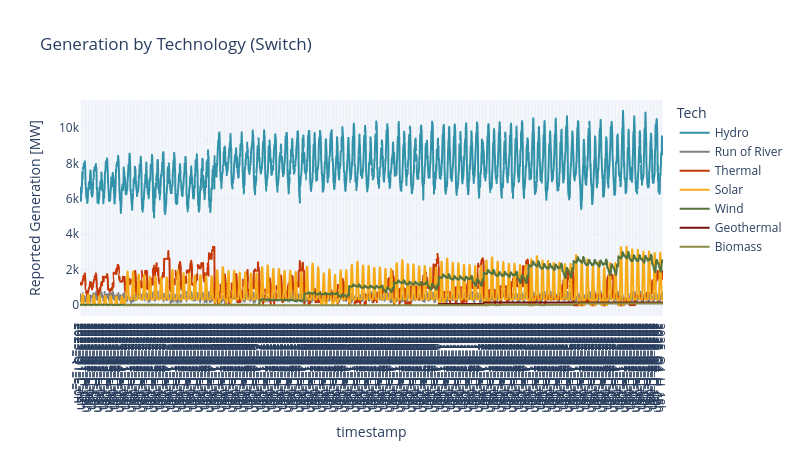

This figure's notebook cell:
### Markdown cell above
### 3.4.4 Dispatch by Technology Switch

### Code cell
gen_disp = dispatch_sw.copy()
# Add Timepoints
gen_disp = pd.merge(gen_disp, timepoints, on='timestamp', how='inner')
# Sort by timepoints to sort timestamps as well
gen_disp = gen_disp.sort_values(by='timepoints_x')
gen_disp.rename(columns={'timepoints_x': 'timepoints'}, inplace=True)

# Change values on gen_tech to match Switch output
gen_disp['gen_tech'] = gen_disp['gen_tech'].replace(parse_tech)
# Replace prefix 'labor_' by 'L_' and 'holidays_' by 'H_'
gen_disp['timestamp'] = gen_disp['timestamp'].str.replace('labor_', 'L_')
gen_disp['timestamp'] = gen_disp['timestamp'].str.replace('holidays_', 'H_')

gen_disp['Tech'] = gen_disp['gen_tech']

sw.dispatch.plot_line(gen_disp, 'Generation by Technology (Switch)', {'DispatchGen_MW': 'Reported Generation [MW]'})

### Figure 1 — Plotly figure (JSON) as saved in the notebook; plotly's stock layout.template omitted (floating-point values rounded to 4 significant figures; data arrays with more than 128 entries replaced by an {"elided": "..."} marker saying what was removed)
{"data": [{"hovertemplate": "Tech=Hydro<br>timestamp=%{x}<br>Reported Generation [MW]=%{y}<extra></extra>", "legendgroup": "Hydro", "line": {"color": "#3292A9", "dash": "solid"}, "marker": {"symbol": "circle"}, "mode": "lines", "name": "Hydro", "showlegend": true, "type": "scattergl", "x": {"elided": "2496 str values"}, "xaxis": "x", "y": {"elided": "2496 float values"}, "yaxis": "y"}, {"hovertemplate": "Tech=Run of River<br>timestamp=%{x}<br>Reported Generation [MW]=%{y}<extra></extra>", "legendgroup": "Run of River", "line": {"color": "#808080", "dash": "solid"}, "marker": {"symbol": "circle"}, "mode": "lines", "name": "Run of River", "showlegend": true, "type": "scattergl", "x": {"elided": "2496 str values"}, "xaxis": "x", "y": {"elided": "2496 float values"}, "yaxis": "y"}, {"hovertemplate": "Tech=Thermal<br>timestamp=%{x}<br>Reported Generation [MW]=%{y}<extra></extra>", "legendgroup": "Thermal", "line": {"color": "#C53707", "dash": "solid"}, "marker": {"symbol": "circle"}, "mode": "lines", "name": "Thermal", "showlegend": true, "type": "scattergl", "x": {"elided": "2496 str values"}, "xaxis": "x", "y": {"elided": "2496 float values"}, "yaxis": "y"}, {"hovertemplate": "Tech=Solar<br>timestamp=%{x}<br>Reported Generation [MW]=%{y}<extra></extra>", "legendgroup": "Solar", "line": {"color": "#F7AB17", "dash": "solid"}, "marker": {"symbol": "circle"}, "mode": "lines", "name": "Solar", "showlegend": true, "type": "scattergl", "x": {"elided": "2496 str values"}, "xaxis": "x", "y": {"elided": "2496 float values"}, "yaxis": "y"}, {"hovertemplate": "Tech=Wind<br>timestamp=%{x}<br>Reported Generation [MW]=%{y}<extra></extra>", "legendgroup": "Wind", "line": {"color": "#55733D", "dash": "solid"}, "marker": {"symbol": "circle"}, "mode": "lines", "name": "Wind", "showlegend": true, "type": "scattergl", "x": {"elided": "2496 str values"}, "xaxis": "x", "y": {"elided": "2496 float values"}, "yaxis": "y"}, {"hovertemplate": "Tech=Geothermal<br>timestamp=%{x}<br>Reported Generation [MW]=%{y}<extra></extra>", "legendgroup": "Geothermal", "line": {"color": "#73160E", "dash": "solid"}, "marker": {"symbol": "circle"}, "mode": "lines", "name": "Geothermal", "showlegend": true, "type": "scattergl", "x": {"elided": "2304 str values"}, "xaxis": "x", "y": {"elided": "2304 float values"}, "yaxis": "y"}, {"hovertemplate": "Tech=Biomass<br>timestamp=%{x}<br>Reported Generation [MW]=%{y}<extra></extra>", "legendgroup": "Biomass", "line": {"color": "#8A8C46", "dash": "solid"}, "marker": {"symbol": "circle"}, "mode": "lines", "name": "Biomass", "showlegend": true, "type": "scattergl", "x": {"elided": "2304 str values"}, "xaxis": "x", "y": {"elided": "2304 float values"}, "yaxis": "y"}], "layout": {"height": 450, "legend": {"title": {"text": "Tech"}, "tracegroupgap": 0}, "title": {"text": "Generation by Technology (Switch)"}, "width": 800, "xaxis": {"anchor": "y", "domain": [0, 1], "dtick": 6, "title": {"text": "timestamp"}}, "yaxis": {"anchor": "x", "domain": [0, 1], "title": {"text": "Reported Generation [MW]"}}}}
